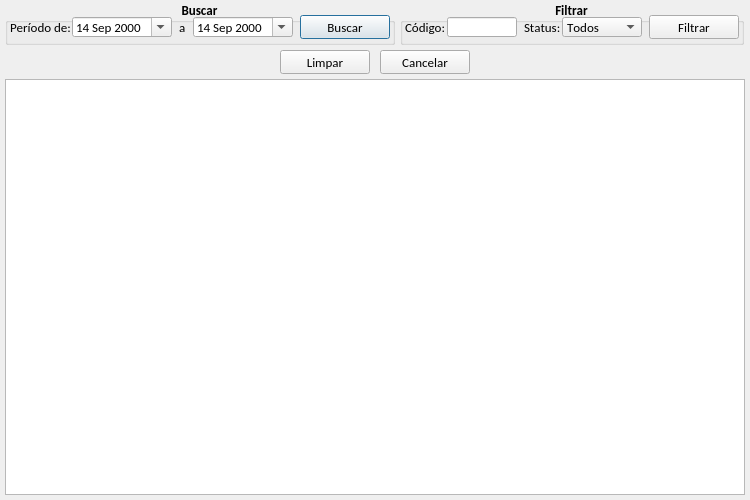
<?xml version="1.0" encoding="UTF-8"?>
<ui version="4.0">
 <class>tela_listar_despesas</class>
 <widget class="QDialog" name="tela_listar_despesas">
  <property name="geometry">
   <rect>
    <x>0</x>
    <y>0</y>
    <width>750</width>
    <height>500</height>
   </rect>
  </property>
  <property name="windowTitle">
   <string>Despesas</string>
  </property>
  <widget class="QGroupBox" name="gb_buscar">
   <property name="geometry">
    <rect>
     <x>5</x>
     <y>0</y>
     <width>390</width>
     <height>45</height>
    </rect>
   </property>
   <property name="font">
    <font>
     <family>Calibri</family>
     <pointsize>10</pointsize>
     <weight>75</weight>
     <bold>true</bold>
     <kerning>false</kerning>
    </font>
   </property>
   <property name="title">
    <string>Buscar</string>
   </property>
   <property name="alignment">
    <set>Qt::AlignCenter</set>
   </property>
   <widget class="QLabel" name="lb_nome">
    <property name="geometry">
     <rect>
      <x>5</x>
      <y>17</y>
      <width>62</width>
      <height>20</height>
     </rect>
    </property>
    <property name="font">
     <font>
      <family>Calibri</family>
      <pointsize>10</pointsize>
      <weight>50</weight>
      <bold>false</bold>
      <kerning>false</kerning>
     </font>
    </property>
    <property name="text">
     <string>Período de:</string>
    </property>
   </widget>
   <widget class="QPushButton" name="btn_buscar">
    <property name="geometry">
     <rect>
      <x>295</x>
      <y>15</y>
      <width>90</width>
      <height>24</height>
     </rect>
    </property>
    <property name="minimumSize">
     <size>
      <width>0</width>
      <height>24</height>
     </size>
    </property>
    <property name="maximumSize">
     <size>
      <width>90</width>
      <height>24</height>
     </size>
    </property>
    <property name="font">
     <font>
      <family>Calibri</family>
      <pointsize>10</pointsize>
      <weight>50</weight>
      <bold>false</bold>
     </font>
    </property>
    <property name="text">
     <string>Buscar</string>
    </property>
    <property name="icon">
     <iconset resource="imagens.qrc">
      <normaloff>:/img/img/buscar.png</normaloff>:/img/img/buscar.png</iconset>
    </property>
    <property name="iconSize">
     <size>
      <width>20</width>
      <height>20</height>
     </size>
    </property>
   </widget>
   <widget class="QDateEdit" name="data_inicial">
    <property name="geometry">
     <rect>
      <x>67</x>
      <y>17</y>
      <width>100</width>
      <height>20</height>
     </rect>
    </property>
    <property name="font">
     <font>
      <weight>50</weight>
      <bold>false</bold>
     </font>
    </property>
    <property name="frame">
     <bool>true</bool>
    </property>
    <property name="alignment">
     <set>Qt::AlignLeading|Qt::AlignLeft|Qt::AlignVCenter</set>
    </property>
    <property name="readOnly">
     <bool>false</bool>
    </property>
    <property name="buttonSymbols">
     <enum>QAbstractSpinBox::UpDownArrows</enum>
    </property>
    <property name="accelerated">
     <bool>false</bool>
    </property>
    <property name="keyboardTracking">
     <bool>true</bool>
    </property>
    <property name="maximumDateTime">
     <datetime>
      <hour>23</hour>
      <minute>59</minute>
      <second>59</second>
      <year>3000</year>
      <month>12</month>
      <day>31</day>
     </datetime>
    </property>
    <property name="minimumDateTime">
     <datetime>
      <hour>0</hour>
      <minute>0</minute>
      <second>0</second>
      <year>2000</year>
      <month>9</month>
      <day>14</day>
     </datetime>
    </property>
    <property name="calendarPopup">
     <bool>true</bool>
    </property>
    <property name="timeSpec">
     <enum>Qt::LocalTime</enum>
    </property>
   </widget>
   <widget class="QLabel" name="lb_a">
    <property name="geometry">
     <rect>
      <x>174</x>
      <y>17</y>
      <width>7</width>
      <height>20</height>
     </rect>
    </property>
    <property name="font">
     <font>
      <family>Calibri</family>
      <pointsize>10</pointsize>
      <weight>50</weight>
      <bold>false</bold>
      <kerning>false</kerning>
     </font>
    </property>
    <property name="text">
     <string>a</string>
    </property>
   </widget>
   <widget class="QDateEdit" name="data_final">
    <property name="geometry">
     <rect>
      <x>188</x>
      <y>17</y>
      <width>100</width>
      <height>20</height>
     </rect>
    </property>
    <property name="font">
     <font>
      <weight>50</weight>
      <bold>false</bold>
     </font>
    </property>
    <property name="frame">
     <bool>true</bool>
    </property>
    <property name="alignment">
     <set>Qt::AlignLeading|Qt::AlignLeft|Qt::AlignVCenter</set>
    </property>
    <property name="readOnly">
     <bool>false</bool>
    </property>
    <property name="buttonSymbols">
     <enum>QAbstractSpinBox::UpDownArrows</enum>
    </property>
    <property name="accelerated">
     <bool>false</bool>
    </property>
    <property name="keyboardTracking">
     <bool>true</bool>
    </property>
    <property name="maximumDateTime">
     <datetime>
      <hour>23</hour>
      <minute>59</minute>
      <second>59</second>
      <year>3000</year>
      <month>12</month>
      <day>31</day>
     </datetime>
    </property>
    <property name="minimumDateTime">
     <datetime>
      <hour>0</hour>
      <minute>0</minute>
      <second>0</second>
      <year>2000</year>
      <month>9</month>
      <day>14</day>
     </datetime>
    </property>
    <property name="calendarPopup">
     <bool>true</bool>
    </property>
    <property name="timeSpec">
     <enum>Qt::LocalTime</enum>
    </property>
   </widget>
  </widget>
  <widget class="QTableWidget" name="tw_despesas">
   <property name="geometry">
    <rect>
     <x>5</x>
     <y>79</y>
     <width>740</width>
     <height>416</height>
    </rect>
   </property>
   <property name="font">
    <font>
     <family>Calibri</family>
     <pointsize>9</pointsize>
    </font>
   </property>
   <property name="alternatingRowColors">
    <bool>true</bool>
   </property>
   <property name="rowCount">
    <number>0</number>
   </property>
   <property name="columnCount">
    <number>0</number>
   </property>
   <attribute name="horizontalHeaderDefaultSectionSize">
    <number>380</number>
   </attribute>
   <attribute name="horizontalHeaderHighlightSections">
    <bool>true</bool>
   </attribute>
   <attribute name="horizontalHeaderMinimumSectionSize">
    <number>60</number>
   </attribute>
   <attribute name="horizontalHeaderStretchLastSection">
    <bool>true</bool>
   </attribute>
   <attribute name="verticalHeaderVisible">
    <bool>false</bool>
   </attribute>
   <attribute name="verticalHeaderDefaultSectionSize">
    <number>20</number>
   </attribute>
   <attribute name="verticalHeaderMinimumSectionSize">
    <number>20</number>
   </attribute>
  </widget>
  <widget class="QGroupBox" name="gb_filtrar">
   <property name="geometry">
    <rect>
     <x>400</x>
     <y>0</y>
     <width>344</width>
     <height>45</height>
    </rect>
   </property>
   <property name="font">
    <font>
     <family>Calibri</family>
     <pointsize>10</pointsize>
     <weight>75</weight>
     <bold>true</bold>
     <kerning>false</kerning>
    </font>
   </property>
   <property name="title">
    <string>Filtrar</string>
   </property>
   <property name="alignment">
    <set>Qt::AlignCenter</set>
   </property>
   <widget class="QPushButton" name="btn_filtrar">
    <property name="geometry">
     <rect>
      <x>249</x>
      <y>15</y>
      <width>90</width>
      <height>24</height>
     </rect>
    </property>
    <property name="minimumSize">
     <size>
      <width>0</width>
      <height>24</height>
     </size>
    </property>
    <property name="maximumSize">
     <size>
      <width>90</width>
      <height>24</height>
     </size>
    </property>
    <property name="font">
     <font>
      <family>Calibri</family>
      <pointsize>10</pointsize>
      <weight>50</weight>
      <bold>false</bold>
     </font>
    </property>
    <property name="text">
     <string>Filtrar</string>
    </property>
    <property name="icon">
     <iconset resource="imagens.qrc">
      <normaloff>:/img/img/filtrar.png</normaloff>:/img/img/filtrar.png</iconset>
    </property>
    <property name="iconSize">
     <size>
      <width>20</width>
      <height>20</height>
     </size>
    </property>
   </widget>
   <widget class="QLabel" name="lb_codigo">
    <property name="geometry">
     <rect>
      <x>5</x>
      <y>17</y>
      <width>42</width>
      <height>20</height>
     </rect>
    </property>
    <property name="font">
     <font>
      <weight>50</weight>
      <bold>false</bold>
     </font>
    </property>
    <property name="text">
     <string>Código:</string>
    </property>
   </widget>
   <widget class="QLineEdit" name="le_codigo">
    <property name="geometry">
     <rect>
      <x>47</x>
      <y>17</y>
      <width>70</width>
      <height>20</height>
     </rect>
    </property>
    <property name="font">
     <font>
      <weight>50</weight>
      <bold>false</bold>
     </font>
    </property>
    <property name="inputMask">
     <string>000000000; </string>
    </property>
    <property name="text">
     <string/>
    </property>
    <property name="cursorPosition">
     <number>9</number>
    </property>
   </widget>
   <widget class="QLabel" name="lb_status">
    <property name="geometry">
     <rect>
      <x>124</x>
      <y>17</y>
      <width>38</width>
      <height>20</height>
     </rect>
    </property>
    <property name="font">
     <font>
      <weight>50</weight>
      <bold>false</bold>
     </font>
    </property>
    <property name="text">
     <string>Status:</string>
    </property>
   </widget>
   <widget class="QComboBox" name="cb_status">
    <property name="geometry">
     <rect>
      <x>162</x>
      <y>17</y>
      <width>80</width>
      <height>20</height>
     </rect>
    </property>
    <property name="font">
     <font>
      <weight>50</weight>
      <bold>false</bold>
     </font>
    </property>
    <item>
     <property name="text">
      <string>Todos</string>
     </property>
    </item>
    <item>
     <property name="text">
      <string>Aberta</string>
     </property>
    </item>
    <item>
     <property name="text">
      <string>Atrasada</string>
     </property>
    </item>
    <item>
     <property name="text">
      <string>Paga</string>
     </property>
    </item>
   </widget>
  </widget>
  <widget class="QPushButton" name="btn_cancelar">
   <property name="geometry">
    <rect>
     <x>380</x>
     <y>50</y>
     <width>90</width>
     <height>24</height>
    </rect>
   </property>
   <property name="minimumSize">
    <size>
     <width>0</width>
     <height>24</height>
    </size>
   </property>
   <property name="maximumSize">
    <size>
     <width>90</width>
     <height>24</height>
    </size>
   </property>
   <property name="font">
    <font>
     <family>Calibri</family>
     <pointsize>10</pointsize>
     <weight>50</weight>
     <bold>false</bold>
    </font>
   </property>
   <property name="text">
    <string>Cancelar</string>
   </property>
   <property name="icon">
    <iconset resource="imagens.qrc">
     <normaloff>:/img/img/1345902747_button_cancel.png</normaloff>:/img/img/1345902747_button_cancel.png</iconset>
   </property>
   <property name="iconSize">
    <size>
     <width>18</width>
     <height>18</height>
    </size>
   </property>
  </widget>
  <widget class="QPushButton" name="btn_limpar">
   <property name="geometry">
    <rect>
     <x>280</x>
     <y>50</y>
     <width>90</width>
     <height>24</height>
    </rect>
   </property>
   <property name="minimumSize">
    <size>
     <width>0</width>
     <height>24</height>
    </size>
   </property>
   <property name="maximumSize">
    <size>
     <width>90</width>
     <height>24</height>
    </size>
   </property>
   <property name="font">
    <font>
     <family>Calibri</family>
     <pointsize>10</pointsize>
     <weight>50</weight>
     <bold>false</bold>
    </font>
   </property>
   <property name="text">
    <string>Limpar</string>
   </property>
   <property name="icon">
    <iconset resource="imagens.qrc">
     <normaloff>:/img/img/limpar.png</normaloff>:/img/img/limpar.png</iconset>
   </property>
   <property name="iconSize">
    <size>
     <width>20</width>
     <height>20</height>
    </size>
   </property>
  </widget>
 </widget>
 <tabstops>
  <tabstop>data_inicial</tabstop>
  <tabstop>data_final</tabstop>
  <tabstop>btn_buscar</tabstop>
  <tabstop>btn_limpar</tabstop>
  <tabstop>btn_cancelar</tabstop>
  <tabstop>tw_despesas</tabstop>
 </tabstops>
 <resources>
  <include location="imagens.qrc"/>
 </resources>
 <connections/>
</ui>
